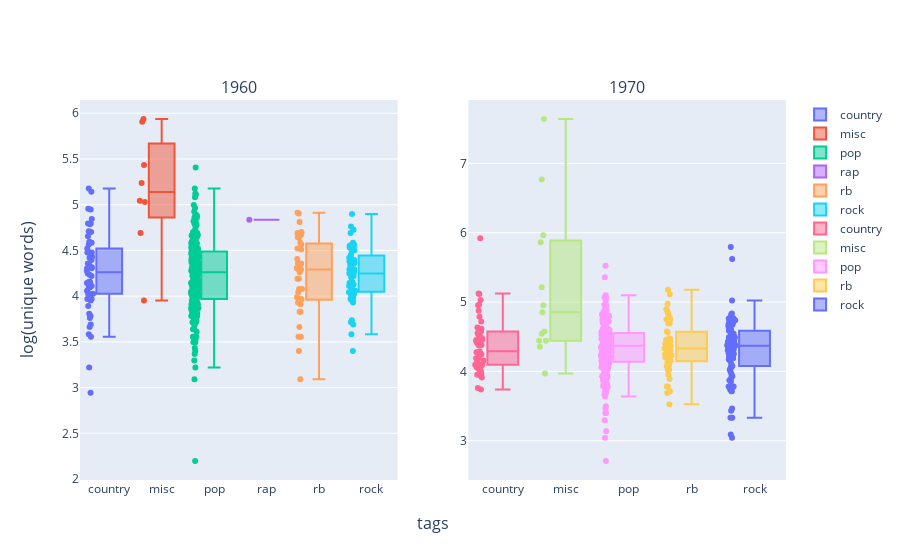

This figure's notebook cell:
### Code cell
from modules.vizualisation import words_decades

words_decades(df, [1960, 1970])

### Figure 1 — Plotly figure (JSON) as saved in the notebook; plotly's stock layout.template omitted (floating-point values rounded to 4 significant figures; data arrays with more than 128 entries replaced by an {"elided": "..."} marker saying what was removed)
{"data": [{"boxpoints": "all", "customdata": [["Milky White Way", "Elvis Presley"], ["If Not for You", "George Jones"], ["Boss Jack", "Johnny Cash"], ["Here Was a Man", "Johnny Cash"], ["The Ballad of Boot Hill", "Johnny Cash"], ["New Mexico", "Johnny Cash"], ["Good Times", "Willie Nelson"], ["Hungry Eyes", "Merle Haggard"], ["My Last Chance With You", "Buck Owens"], ["Trouble Is A Lonesome Town", "Lee Hazlewood"], ["A Real Live Fool", "Lee Hazlewood"], ["Me And Charlie", "Lee Hazlewood"], ["Pour Man", "Lee Hazlewood"], ["Alligator Man", "The Nitty Gritty Dirt Band"], ["The Party", "Porter Wagoner & Dolly Parton"], ["Bill Bailey Wont You Please Come Home", "Brenda Lee"], ["Ill Still Be Missing You", "Warner Mack"], ["Memphis", "Buck Owens"], ["How Do You Feel", "Hank Thompson"], ["All The Way With Jesus", "Buck Owens"], ["Changin My Mind", "Bobby Bare"], ["Houston", "Bobby Bare"], ["Trade Winds", "Hank Snow"], ["The Wild Side of Life", "Conway Twitty"], ["He Dont Deserve You Anymore", "Buck Owens"], ["Hurt Her Once for Me", "The Wilburn Brothers"], ["Why Don’t You Love Me?", "Don Gibson"], ["Secret Love", "Loretta Lynn"], ["I Walk Alone", "Marty Robbins"], ["Let Old Mother Nature Have Her Way", "Faron Young"], ["Blue Sand", "Marty Robbins"], ["It’s Better to Have Loved a Little", "Hank Thompson"], ["Cry Stampede", "Marty Robbins"], ["The World Is Waiting for the Sunrise", "Don Gibson"], ["Gypsy Songman", "Jerry Jeff Walker"], ["She Still Comes Around To Love What’s Left of Me", "Jerry Lee Lewis"], ["Leaving on a Jet Plane", "John Denver"], ["There Never Was A Fool", "Buck Owens"], ["The Sneaky Little Side of Me", "Dean Martin"], ["Coal Miners Blues", "Flatt & Scruggs"], ["Since I Met You Baby", "Wanda Jackson"], ["Are You from Dixie Cause I’m from Dixie Too", "Jerry Reed"], ["Hook  Line", "Roscoe Holcomb"], ["Heartaches For A Day", "Melba Montgomery"], ["Wildwood Flower", "Johnny Cash"], ["Walk Out Backwards", "Bill Anderson"], ["The First Mrs. Jones", "Bill Anderson"], ["The Soldier Traveling from the North", "Dillard Chandler"], ["You’ve Got Everything", "Bob Luman"], ["Jesus Christ", "Cisco Houston"], ["Slippin And A Slidin", "Wanda Jackson"], ["The Violet and a Rose", "Wanda Jackson"], ["Skin Game Blues 1963", "Peg Leg Howell"], ["Whos Gonna Shoe Your Pretty Little Foot", "Barbara Dane"], ["Jambalaya On the Bayou", "Hank Locklin"], ["Little Christmas Angel", "Hank Thompson"], ["Then Ill Start Believing in You", "Hank Thompson"], ["From the Cradle to the Blues", "Margaret Lewis"]], "hovertemplate": "title: %{customdata[0]}<br>artist: %{customdata[1]}<br>log(words): %{y}", "name": "country", "type": "box", "xaxis": "x", "y": [3.97, 4.094, 4.796, 5.142, 5.176, 4.787, 4.025, 4.522, 4.394, 2.944, 4.419, 4.025, 4.06, 4.344, 4.844, 3.689, 4.22, 4.564, 3.97, 3.761, 4.956, 4.234, 4.094, 4.277, 4.317, 4.357, 4.143, 3.97, 3.555, 4.477, 3.807, 4.159, 4.71, 3.219, 4.477, 4.431, 4.595, 4.111, 4.477, 3.951, 3.584, 4.585, 3.892, 4.304, 4.7, 4.317, 4.949, 4.477, 4.304, 4.654, 3.664, 4.143, 4.143, 3.784, 4.159, 4.248, 4.796, 4.025], "yaxis": "y"}, {"boxpoints": "all", "customdata": [["Nobel Prize Acceptance Speech", "John Steinbeck"], ["Tribute to John F. Kennedy at the Democratic National Convention Atlantic City New Jersey August 27 1964", "Robert F. Kennedy"], ["Where Am I Going", "Manfred Mann Chapter 3"], ["Finisterre", "Sylvia Plath"], ["MCMXIV re-transcribed", "Philip Larkin"], ["Patient №18 - Evauation with diagnosis - Interview with catatonic schizophrenic", "Psychiatric Interview Series"], ["The Shapely Balloon", "Ivor Cutler"], ["Nicely Nicely Clive", "John Lennon"]], "hovertemplate": "title: %{customdata[0]}<br>artist: %{customdata[1]}<br>log(words): %{y}", "name": "misc", "type": "box", "xaxis": "x", "y": [5.938, 5.908, 3.951, 5.236, 4.691, 5.434, 5.03, 5.043], "yaxis": "y"}, {"boxpoints": "all", "customdata": {"elided": "267x2 str values"}, "hovertemplate": "title: %{customdata[0]}<br>artist: %{customdata[1]}<br>log(words): %{y}", "name": "pop", "type": "box", "xaxis": "x", "y": {"elided": "267 float values"}, "yaxis": "y"}, {"boxpoints": "all", "customdata": [["Falstaff", "The Watts Prophets"]], "hovertemplate": "title: %{customdata[0]}<br>artist: %{customdata[1]}<br>log(words): %{y}", "name": "rap", "type": "box", "xaxis": "x", "y": [4.836], "yaxis": "y"}, {"boxpoints": "all", "customdata": [["My Cherie Amour", "Stevie Wonder"], ["No Matter What Sign You Are", "The Supremes"], ["Land of 1000 Dances", "Wilson Pickett"], ["I Wish It Would Rain", "The Temptations"], ["Where Did Our Love Go", "The Supremes"], ["Reconsider Me", "Johnny Adams"], ["This Old Heart 1966 Version", "James Brown & The Famous Flames"], ["Dr. Feelgood", "Aretha Franklin"], ["Chained", "The Jackson 5"], ["Good Rockin Tonight", "Jimmy Witherspoon"], ["Youre So Fine", "Wilson Pickett"], ["Just Like A Woman", "B.B. King"], ["You Dont Know Baby", "Wanda Jackson"], ["Oh What a Day", "The Dells"], ["Since I Lost My Baby", "The Temptations"], ["Papa Was Too", "Joe Tex"], ["You Win Again", "Ray Charles"], ["The Wrong Road", "B.B. King"], ["Whisper You Love Me Boy", "The Supremes"], ["A Sleepin Bee", "Nancy Wilson"], ["People Get Ready", "George Benson"], ["These Eyes", "Junior Walker & The All Stars"], ["Watch Your Step", "Bobby Parker"], ["Tell Me Its Just A Rumor Baby", "The Isley Brothers"], ["Its Got To Be A Miracle", "Kim Weston"], ["Change What You Can", "Marvin Gaye"], ["I Got It Bad And That Aint Good", "Jackie Wilson"], ["Therell Be No Next Time", "Jackie Wilson"], ["Tomorrows Tears", "Jimmy Ruffin"], ["I Call It Pretty Music But The Old People Call It The Blues Part 1 Second Pressing", "Stevie Wonder"], ["My First And Only Lover", "Nat \"King\" Cole"], ["If You Dont Give Me What I Want I Gotta Get It Some Other Place", "Vicki Anderson"], ["Come Back Baby Live in Paris 1968", "Aretha Franklin"], ["If I Ruled the World", "James Brown & The Famous Flames"], ["Get It Together Part 2", "James Brown & The Famous Flames"], ["Devils Den Live", "James Brown"], ["You Know I Love You", "John Lee Hooker"], ["Goin’ to California", "John Lee Hooker"], ["Brother Im With You", "Hal Singer"], ["Love For Sale Original Session Take", "Aretha Franklin"], ["Hey Baby", "The Marvelettes"], ["The Old Miner", "The Contours"], ["Im a Loser Too", "Paul Revere and the Raiders"], ["Im Beginning to See the Light", "Louis Armstrong & Duke Ellington"]], "hovertemplate": "title: %{customdata[0]}<br>artist: %{customdata[1]}<br>log(words): %{y}", "name": "rb", "type": "box", "xaxis": "x", "y": [4.078, 4.644, 4.357, 4.673, 4.043, 4.29, 3.664, 4.691, 4.7, 3.97, 3.912, 4.564, 3.932, 4.263, 4.691, 4.511, 4.304, 3.932, 3.97, 4.29, 3.401, 4.29, 4.331, 4.585, 4.812, 4.522, 3.951, 4.19, 4.344, 3.989, 3.829, 4.407, 4.357, 4.357, 4.905, 3.091, 3.555, 3.555, 4.691, 4.078, 3.829, 4.913, 4.635, 4.19], "yaxis": "y"}, {"boxpoints": "all", "customdata": [["Last Night I Had The Strangest Dream", "Simon & Garfunkel"], ["She Came in Through the Bathroom Window", "The Beatles"], ["Ask Me Why", "The Beatles"], ["Cant Explain", "Love"], ["House of the Rising Sun", "Joan Baez"], ["Doncha Bother Me", "The Rolling Stones"], ["Why Didn’t Rosemary", "Deep Purple"], ["Leaves That Are Green", "Paul Simon"], ["Baby Dont You Cry", "Ray Charles"], ["Mountain of Love", "The Beach Boys"], ["Let It Rock", "Chuck Berry"], ["The Man and the Donkey", "Chuck Berry"], ["Bo Diddley", "Buddy Holly"], ["The Madman Running Through the Fields", "Dantallian's Chariot"], ["Its My Life", "The Animals"], ["Molly Maguires", "The Dubliners"], ["You’ve Really Got a Hold on Me/Bring It On Home to Me", "The Zombies"], ["Blues from an Airplane", "Jefferson Airplane"], ["Smiling Phases", "Blood, Sweat & Tears"], ["Blues Deluxe", "Jeff Beck"], ["Rock A Bye Baby Blues", "Brenda Lee"], ["Anyone for Tennis", "Cream"], ["Innervenus Eyes", "Bob Seger"], ["Choke Thirst Die", "Coven"], ["Ill Call You Mine", "The Zombies"], ["Juniper Suction", "T. Rex"], ["Tulsa County Blue", "The Byrds"], ["I Can’t Stop Lovin You", "Ricky Nelson"], ["Best Day’s Work", "The Dave Clark Five"], ["What You Gonna Do", "Shocking Blue"], ["The Kettle", "Colosseum"], ["Dont Go Away", "The Zombies"], ["Sweetness", "Yes"], ["Its Halloween", "The Shaggs"], ["Im A Man", "The Sonics"], ["Sunshine Day", "Jethro Tull"], ["Misirlou", "The Trashmen"], ["Aquarius/Let the Sunshine In", "The 5th Dimension"], ["Red Day", "Thomas Edisun's Electric Light Bulb Band"], ["My Bed Is Getting Crowded", "The Fugs"], ["Heart of Stone", "John Leyton"], ["Virgin", "Traffic Sound"], ["As It Is Before", "Earth Opera"], ["Join the Firm", "Halfnelson"], ["Pink Pedal Pushers", "Jerry Lee Lewis"], ["Mr. Commuter", "Mike Proctor"], ["A Flower", "Alexis Korner"], ["The Red Rooster", "Howlin' Wolf"], ["You Dont Love Me Anymore And I Can Tell", "Ricky Nelson"], ["Deaf Dumb and Blind", "Bohemian Vendetta"], ["You’re The Woman", "Tripsichord Music Box"], ["Everythings Gonna Be All Right", "Chubby Checker"], ["Wish I Was Anywhere Else", "Jake Holmes"], ["Beyond This Place", "West Coast Natural Gas"], ["The Ministrel", "The Racket Squad"], ["Fast Freight", "The Fifth Avenue Band"], ["Crisco", "Paul Revere and the Raiders"], ["What Love", "The Collectors"], ["Dont Turn Around", "Birmingham Sunday"]], "hovertemplate": "title: %{customdata[0]}<br>artist: %{customdata[1]}<br>log(words): %{y}", "name": "rock", "type": "box", "xaxis": "x", "y": [4.111, 4.29, 3.97, 3.584, 4.111, 4.111, 4.543, 4.263, 4.382, 4.762, 4.727, 4.248, 4.143, 4.543, 4.691, 4.317, 4.234, 4.29, 4.5, 4.357, 3.689, 4.533, 4.357, 3.951, 4.025, 4.159, 4.22, 4.205, 3.989, 3.97, 4.094, 4.043, 4.454, 4.407, 4.127, 3.932, 4.143, 4.543, 4.394, 4.369, 4.127, 3.714, 4.511, 4.248, 4.585, 4.533, 4.554, 3.951, 3.738, 4.06, 4.043, 4.407, 4.344, 4.419, 4.29, 4.007, 4.564, 4.898, 3.401], "yaxis": "y"}, {"boxpoints": "all", "customdata": [["Those Shoes", "Eagles"], ["Promised Land", "Elvis Presley"], ["Daddys Moonshine Still", "Dolly Parton"], ["Nothing Ever Hurt Me Half as Bad as Losing You", "George Jones"], ["Another Way To Say Goodbye", "George Jones"], ["Get Some Loving Done", "George Jones"], ["Let There Be Country", "Johnny Cash"], ["Gone Girl", "Johnny Cash"], ["Thats What Its Like To Be Lonesome", "Johnny Cash"], ["Out of Control", "Eagles"], ["Cry softly", "Jessi Colter"], ["Your Thunder And Lightning", "Lee Hazlewood"], ["Would You Be My Lady", "David Allan Coe"], ["Jody Like A Melody", "David Allan Coe"], ["Rave On", "The Nitty Gritty Dirt Band"], ["Mother Of Love", "The Nitty Gritty Dirt Band"], ["That’s What You Do To Me", "Charly McClain"], ["I Will Never Pass This Way Again", "Glen Campbell"], ["The Christian ?", "Jimmy Buffett"], ["Sweet Surrender", "Johnny Mathis"], ["Not Fade Away", "The Everly Brothers"], ["Marie Laveau", "Bobby Bare"], ["The Twelfth Of Never", "Tammy Wynette"], ["Im One Mans Woman", "Loretta Lynn"], ["Why Cant He Be You", "Loretta Lynn"], ["This Stranger My Little Girl", "Loretta Lynn"], ["Bridge Over Troubled Water", "Glen Campbell"], ["Aurora Borealis", "C.W. McCall"], ["Our Babys Gone", "Herb Pedersen"], ["Calypso", "John Denver"], ["Guess Im Still In Love With You", "Alabama"], ["Shady Streets", "Gary Stewart"], ["Heaven Watches Over Fools Like Me", "Charley Pride"], ["When The Roll Is Called Up Yonder", "The Oak Ridge Boys"], ["Syrup", "Nadavalone"], ["High Time", "Crystal Gayle"], ["Arms Full Of Empty", "Buck Owens"], ["Pretend You Dont See Me", "Billy Walker"], ["The Room Across The Hall", "Red Sovine"], ["Hollywood", "Michael Nesmith"], ["Everything", "Jonathan Edwards"], ["Poison Red Berries", "Johnny Rodriguez"], ["Love Needs", "Marty Robbins"], ["Virgil And The $300 Vacation", "Cledus Maggard"], ["Alabam", "Lynn Anderson"], ["Faded Love", "Carl Smith"], ["Song for Life", "The Seldom Scene"], ["Ive Just Got to Know How Loving You Would Be", "Conway Twitty"], ["Ive Been Around Enough to Know", "Conway Twitty"]], "hovertemplate": "title: %{customdata[0]}<br>artist: %{customdata[1]}<br>log(words): %{y}", "name": "country", "type": "box", "xaxis": "x2", "y": [4.635, 4.956, 5.118, 4.963, 4.585, 4.06, 4.875, 4.007, 4.234, 4.787, 3.97, 4.5, 4.19, 4.477, 3.738, 4.159, 4.094, 4.043, 4.615, 4.277, 3.761, 5.03, 3.97, 4.19, 4.277, 4.522, 4.078, 5.124, 4.718, 4.454, 4.19, 4.431, 4.554, 3.951, 4.454, 4.248, 4.382, 4.094, 3.912, 4.407, 4.094, 4.382, 4.575, 5.922, 4.382, 3.951, 4.29, 4.143, 4.263], "yaxis": "y2"}, {"boxpoints": "all", "customdata": [["New Zealand Interview 1979", "Bob Marley"], ["Those Were the Days All in The Family Theme Song", "Carrroll O'Connor and Jean Stapleton"], ["The Loser", "Shel Silverstein"], ["History", "Robert Lowell"], ["Coming Home - Theres a Choice to Be Made Here", "Waldo Salt, Robert C. Jones"], ["Sawada v. Endo", "Supreme Court of Hawaii"], ["We Beg Your Pardon Pardon Our Analysis", "Gil Scott-Heron & Brian Jackson"], ["The Lady of the House of Love", "Angela Carter"], ["Burning Oneself In", "Adrienne Rich"], ["Night and Days", "Adrienne Rich"], ["Mossbawn: Two Poems in Dedication to Mary Heaney 2. The Seed Cutters", "Seamus Heaney"], ["Aint It Fine", "Gylan Kain"], ["The Stylophone Accompaniment Record  Tune Book side 1 – Traditional Tunes", "Dbreq Stylophone discs"]], "hovertemplate": "title: %{customdata[0]}<br>artist: %{customdata[1]}<br>log(words): %{y}", "name": "misc", "type": "box", "xaxis": "x2", "y": [5.964, 4.575, 3.97, 4.443, 4.956, 6.767, 5.864, 7.64, 4.443, 5.215, 4.357, 4.543, 4.852], "yaxis": "y2"}, {"boxpoints": "all", "customdata": {"elided": "229x2 str values"}, "hovertemplate": "title: %{customdata[0]}<br>artist: %{customdata[1]}<br>log(words): %{y}", "name": "pop", "type": "box", "xaxis": "x2", "y": {"elided": "229 float values"}, "yaxis": "y2"}, {"boxpoints": "all", "customdata": [["Lets Get It On", "Marvin Gaye"], ["Be Thankful for What You Got Radio Edit", "William DeVaughn"], ["Slave Driver", "Bob Marley & The Wailers"], ["That’s The Way I Feel About Cha", "Aretha Franklin"], ["What Is Success?", "Allen Toussaint"], ["Move with Me", "Tim Buckley"], ["Free Yourself Be Yourself", "The Brothers Johnson"], ["Paint Your Pretty Picture", "Bill Withers"], ["Trapped", "Jimmy Cliff"], ["Music for Lovers", "Nina Simone"], ["It Only Takes a Minute", "Tavares"], ["My Roommate", "Village People"], ["Through Thick and Thin", "The Jackson 5"], ["I Took My Strength From You", "Sylvester"], ["Come With Your Lady", "Rare Earth"], ["Somebodys Gonna Off the Man", "Barry White"], ["Magdalena", "Donny Hathaway"], ["Race", "A Taste of Honey"], ["Funky Rubber Band", "Richard \"Popcorn\" Wylie"], ["Mississippi Mud", "Black Blood & the Chocolate Pickles"], ["My Best Was Good Enough", "Patti LaBelle"], ["World Spin", "A Taste of Honey"], ["Doc", "Chocolate Milk"], ["Youre Movin Much Too Fast", "The Nightingales"], ["Just Aint Strong As I Used To Be You Done Fed Me Sumpin", "Jimmy Hughes"], ["Kissin Power", "Atlantic Starr"], ["Universal Love Beyond the Boundaries", "Jimmy Cliff"], ["Soft And Wet 1976 Demo", "Prince"], ["Do Something For Yourself", "Weldon Irvine"], ["Love Your Brother Sanctified Version", "Weldon Irvine"], ["Papa Don’t Take No Mess Part 2", "James Brown"], ["Nature Is Giving", "Stylus"], ["Changes", "Clarence Carter"], ["When Love Is New", "Arthur Prysock"], ["Lets Stick Together", "Little Beaver"], ["You Got Talent", "Bobby Thurston"], ["You Bring Out The Love In Me", "Bobby McClure"], ["Close to You", "Dionne Warwick"], ["The Power of Love", "The Dells"], ["Forever Now", "Eloise Laws"], ["Wicked Men", "The Abyssinians"], ["Love Song For Kids", "Randy Jackson (Jackson 5)"], ["Shorty The Pimp", "Don Julian & The Larks"], ["My Sweet Lord", "Edwin Starr"], ["Maybe Tomorrow Live", "The Jackson 5"], ["Gilly Hines In Memory of Natalie Cerame", "Mandrill"], ["Its You Its You", "Tyrone Davis"]], "hovertemplate": "title: %{customdata[0]}<br>artist: %{customdata[1]}<br>log(words): %{y}", "name": "rb", "type": "box", "xaxis": "x2", "y": [4.691, 3.784, 4.234, 4.86, 4.304, 4.754, 4.477, 4.025, 4.277, 3.892, 4.691, 4.745, 4.331, 4.159, 4.382, 4.317, 4.304, 3.689, 4.234, 3.784, 4.394, 3.951, 4.443, 4.344, 4.454, 4.779, 4.22, 4.143, 4.277, 4.369, 3.714, 4.394, 4.466, 4.094, 4.898, 4.369, 4.575, 4.078, 4.977, 4.564, 4.248, 4.205, 5.112, 3.526, 4.828, 5.176, 4.025], "yaxis": "y2"}, {"boxpoints": "all", "customdata": {"elided": "106x2 str values"}, "hovertemplate": "title: %{customdata[0]}<br>artist: %{customdata[1]}<br>log(words): %{y}", "name": "rock", "type": "box", "xaxis": "x2", "y": [4.745, 4.369, 4.543, 5.024, 4.382, 4.762, 4.771, 4.174, 4.369, 3.932, 3.738, 4.382, 3.784, 4.394, 4.159, 3.951, 4.489, 3.045, 3.871, 3.761, 4.615, 4.736, 4.304, 4.682, 4.19, 4.111, 4.419, 4.205, 3.784, 4.489, 3.784, 4.394, 4.727, 4.369, 4.466, 4.248, 4.317, 3.738, 4.331, 3.912, 4.762, 4.762, 4.585, 4.71, 4.554, 4.5, 4.7, 3.989, 5.62, 3.714, 4.727, 3.85, 4.635, 4.407, 4.836, 4.357, 4.06, 4.5, 4.357, 3.434, 4.663, 4.625, 3.091, 4.654, 3.332, 4.454, 4.317, 3.714, 4.82, 4.771, 5.793, 4.407, 3.332, 4.443, 4.078, 4.489, 4.382, 3.784, 4.263, 4.673, 3.871, 4.431, 4.19, 4.7, 4.489, 4.248, 4.331, 4.22, 4.771, 4.263, 4.19, 4.29, 3.466, 3.761, 4.22, 4.431, 4.29, 4.431, 4.205, 4.605, 4.304, 4.06, 4.317, 4.554, 4.025, 4.443], "yaxis": "y2"}], "layout": {"annotations": [{"font": {"size": 16}, "showarrow": false, "text": "1960", "x": 0.225, "xanchor": "center", "xref": "paper", "y": 1, "yanchor": "bottom", "yref": "paper"}, {"font": {"size": 16}, "showarrow": false, "text": "1970", "x": 0.775, "xanchor": "center", "xref": "paper", "y": 1, "yanchor": "bottom", "yref": "paper"}, {"font": {"size": 16}, "showarrow": false, "text": "tags", "x": 0.5, "xanchor": "center", "xref": "paper", "y": 0, "yanchor": "top", "yref": "paper", "yshift": -30}, {"font": {"size": 16}, "showarrow": false, "text": "log(unique words)", "textangle": -90, "x": 0, "xanchor": "right", "xref": "paper", "xshift": -40, "y": 0.5, "yanchor": "middle", "yref": "paper"}], "xaxis": {"anchor": "y", "domain": [0, 0.45]}, "xaxis2": {"anchor": "y2", "domain": [0.55, 1]}, "yaxis": {"anchor": "x", "domain": [0, 1]}, "yaxis2": {"anchor": "x2", "domain": [0, 1]}}}
